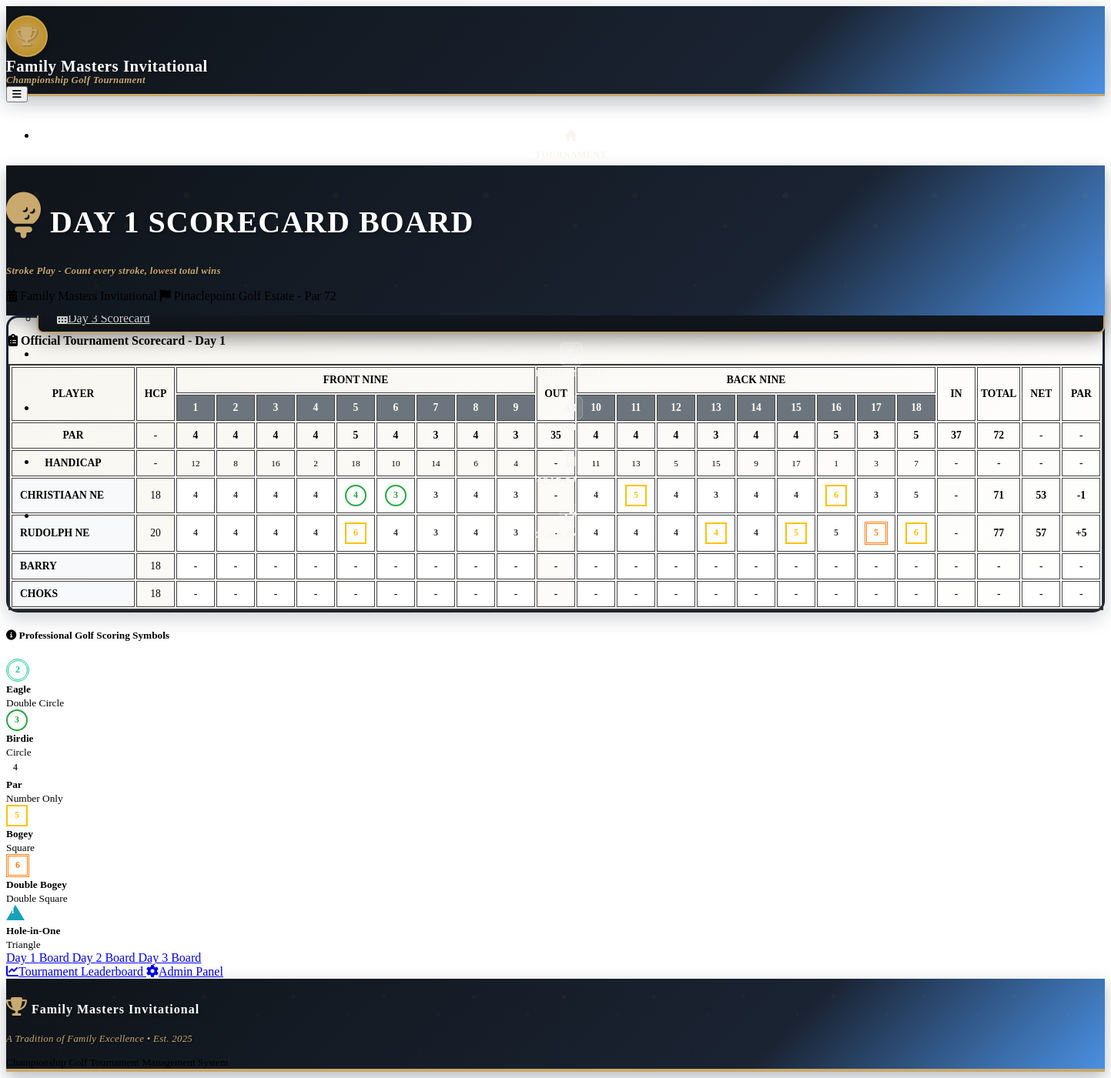
Page /day_board/1 on the earlier database version.
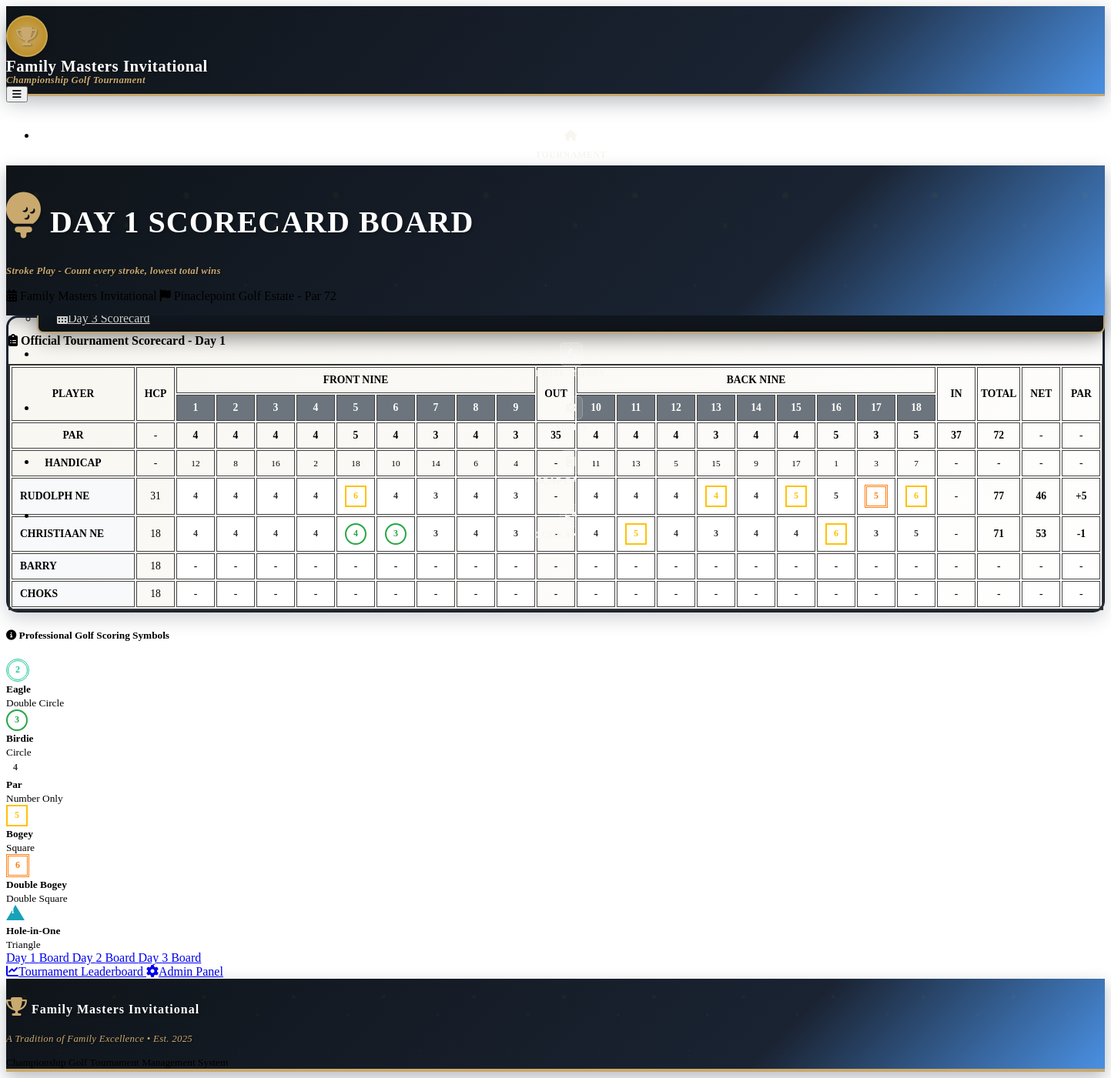
Same page on the later database version.
### models.py (models this page shows, shortened)
class Player(db.Model):
    id = db.Column(db.Integer, primary_key=True)
    name = db.Column(db.String(100), nullable=False)
    tournament_id = db.Column(db.Integer, db.ForeignKey('tournament.id'), nullable=False)
    handicap = db.Column(db.Integer, default=0)
    prize_eligible = db.Column(db.Boolean, default=True)  # New field for prize eligibility
    created_at = db.Column(db.DateTime, default=datetime.utcnow)
    scores = db.relationship('Score', backref='player', lazy=True)

class Score(db.Model):
    id = db.Column(db.Integer, primary_key=True)
    player_id = db.Column(db.Integer, db.ForeignKey('player.id'), nullable=False)
    round_id = db.Column(db.Integer, db.ForeignKey('round.id'), nullable=False)
    hole_1 = db.Column(db.Integer)
    hole_2 = db.Column(db.Integer)
    hole_3 = db.Column(db.Integer)
    hole_4 = db.Column(db.Integer)
    hole_5 = db.Column(db.Integer)
    hole_6 = db.Column(db.Integer)
    hole_7 = db.Column(db.Integer)
    hole_8 = db.Column(db.Integer)
    hole_9 = db.Column(db.Integer)
    hole_10 = db.Column(db.Integer)
    hole_11 = db.Column(db.Integer)
    hole_12 = db.Column(db.Integer)
    hole_13 = db.Column(db.Integer)
    hole_14 = db.Column(db.Integer)
    hole_15 = db.Column(db.Integer)
    hole_16 = db.Column(db.Integer)
    hole_17 = db.Column(db.Integer)
    hole_18 = db.Column(db.Integer)
    total_strokes = db.Column(db.Integer)
    stableford_points = db.Column(db.Integer)
    created_at = db.Column(db.DateTime, default=datetime.utcnow)
    updated_at = db.Column(db.DateTime, default=datetime.utcnow, onupdate=datetime.utcnow)
    def get_hole_score(self, hole_number):
        return getattr(self, f'hole_{hole_number}', None)
    def get_net_score(self):
        if self.total_strokes:
            return self.total_strokes - self.player.handicap
        return None

### routes.py (the view)
@app.route('/day_board/<int:day>')
def day_scorecard_board(day):
    tournament = Tournament.query.first()
    if not tournament:
        return redirect(url_for('player_setup'))
    if day not in [1, 2, 3]:
        flash('Invalid day. Please select day 1, 2, or 3.', 'error')
        return redirect(url_for('scoreboard'))
    round_obj = Round.query.filter_by(tournament_id=tournament.id, day=day).first()
    if not round_obj:
        flash(f'Day {day} round not found.', 'error')
        return redirect(url_for('scoreboard'))
    leaderboard = calculate_leaderboard(tournament.id)
    scores_by_player = {}
    scores = Score.query.filter_by(round_id=round_obj.id).all()
    for score in scores:
        scores_by_player[score.player_id] = score
    return render_template('day_scorecard_board.html',
                         tournament=tournament,
                         day=day,
                         round=round_obj,
                         leaderboard=leaderboard,
                         scores_by_player=scores_by_player,
                         course=PINACLEPOINT_COURSE,
                         tournament_formats=TOURNAMENT_FORMATS)

### templates/day_scorecard_board.html (shortened to what the changed rows need)
{% extends "base.html" %}
{% block content %}
<div class="container-fluid">
    <div class="row mb-4">
        <div class="col-12">
            <div class="card tournament-header scorecard-header">
                <div class="card-body text-center py-3 position-relative">
                    <h1 class="display-4 text-white mb-2 tournament-logo">
                        <i class="fas fa-golf-ball me-3 trophy-icon"></i>
                        DAY {{ day }} SCORECARD BOARD
                    </h1>
                </div>
            </div>
        </div>
    </div>
    <div class="row">
        <div class="col-12">
            <div class="card leaderboard-card">
                <div class="card-body p-0">
                    <div class="table-responsive">
                        <table class="table scorecard-board-table mb-0">
                            <thead class="table-dark">
                                <tr>
                                    <th rowspan="2" class="align-middle text-center" style="min-width: 150px;">PLAYER</th>
                                    <th rowspan="2" class="align-middle text-center">HCP</th>
                                    <th colspan="9" class="text-center bg-success">FRONT NINE</th>
                                    <th rowspan="2" class="align-middle text-center bg-warning text-dark">OUT</th>
                                    <th colspan="9" class="text-center bg-info">BACK NINE</th>
                                    <th rowspan="2" class="align-middle text-center bg-warning text-dark">IN</th>
                                    <th rowspan="2" class="align-middle text-center bg-danger text-white">TOTAL</th>
                                    <th rowspan="2" class="align-middle text-center bg-primary text-white">NET</th>
                                    <th rowspan="2" class="align-middle text-center bg-secondary text-white">PAR</th>
                                </tr>
                                <tr>
                                    {% for hole in range(1, 10) %}
                                    <th class="text-center hole-header">{{ hole }}</th>
                                    {% endfor %}
                                    {% for hole in range(10, 19) %}
                                    <th class="text-center hole-header">{{ hole }}</th>
                                    {% endfor %}
                                </tr>
                                <tr class="table-info">
                                    <td><strong>PAR</strong></td>
                                    <td class="text-center">-</td>
                                    {% for hole in range(1, 10) %}
                                    <td class="text-center"><strong>{{ course.holes[hole-1].par }}</strong></td>
                                    {% endfor %}
                                    <td class="text-center bg-warning"><strong>35</strong></td>
                                    {% for hole in range(10, 19) %}
                                    <td class="text-center"><strong>{{ course.holes[hole-1].par }}</strong></td>
                                    {% endfor %}
                                    <td class="text-center bg-warning"><strong>37</strong></td>
                                    <td class="text-center bg-warning"><strong>72</strong></td>
                                    <td class="text-center">-</td>
                                    <td class="text-center">-</td>
                                </tr>
                                <tr class="table-secondary">
                                    <td><strong>HANDICAP</strong></td>
                                    <td class="text-center">-</td>
                                    {% for hole in range(1, 10) %}
                                    <td class="text-center"><small>{{ course.holes[hole-1].handicap }}</small></td>
                                    {% endfor %}
                                    <td class="text-center bg-warning">-</td>
                                    {% for hole in range(10, 19) %}
                                    <td class="text-center"><small>{{ course.holes[hole-1].handicap }}</small></td>
                                    {% endfor %}
                                    <td class="text-center bg-warning">-</td>
                                    <td class="text-center">-</td>
                                    <td class="text-center">-</td>
                                    <td class="text-center">-</td>
                                </tr>
                            </thead>
                            <tbody>
                                {% for player_data in leaderboard %}
                                {% set player = player_data.player %}
                                {% set score = scores_by_player.get(player.id) %}
                                <tr class="{% if player_data.rank <= 3 %}table-warning{% endif %}">
                                    <td class="player-name">
                                        <strong>{{ player.name.upper() }}</strong>
                                        {% if not player.prize_eligible %}
                                        <span class="badge bg-secondary ms-1">NE</span>
                                        {% endif %}
                                    </td>
                                    <td class="text-center">{{ player.handicap }}</td>
                                    {% set front_total = 0 %}
                                    {% for hole in range(1, 10) %}
                                    <td class="text-center score-cell">
                                        {% if score and score.get_hole_score(hole) %}
                                        {% set hole_score = score.get_hole_score(hole) %}
                                        {% set par = course.holes[hole-1].par %}
                                        {% set front_total = front_total + hole_score %}
                                        {{ get_golf_score_symbol(hole_score, par) | safe }}
                                        {% else %}
                                        <span class="text-muted">-</span>
                                        {% endif %}
                                    </td>
                                    {% endfor %}
                                    <td class="text-center bg-warning">
                                        {% if front_total > 0 %}
                                        <strong>{{ front_total }}</strong>
                                        {% else %}
                                        <span class="text-muted">-</span>
                                        {% endif %}
                                    </td>
                                    {% set back_total = 0 %}
                                    {% for hole in range(10, 19) %}
                                    <td class="text-center score-cell">
                                        {% if score and score.get_hole_score(hole) %}
                                        {% set hole_score = score.get_hole_score(hole) %}
                                        {% set par = course.holes[hole-1].par %}
                                        {% set back_total = back_total + hole_score %}
                                        {{ get_golf_score_symbol(hole_score, par) | safe }}
                                        {% else %}
                                        <span class="text-muted">-</span>
                                        {% endif %}
                                    </td>
                                    {% endfor %}
                                    <td class="text-center bg-warning">
                                        {% if back_total > 0 %}
                                        <strong>{{ back_total }}</strong>
                                        {% else %}
                                        <span class="text-muted">-</span>
                                        {% endif %}
                                    </td>
                                    <td class="text-center bg-danger text-white">
                                        {% if score and score.total_strokes %}
                                        <strong>{{ score.total_strokes }}</strong>
                                        {% else %}
                                        <span class="text-muted">-</span>
                                        {% endif %}
                                    </td>
                                    <td class="text-center bg-primary text-white">
                                        {% if score and score.get_net_score() %}
                                        <strong>{{ score.get_net_score() }}</strong>
                                        {% else %}
                                        <span class="text-muted">-</span>
                                        {% endif %}
                                    </td>
                                    <td class="text-center bg-secondary text-white">
                                        {% if score and score.total_strokes %}
                                        {% set par_diff = score.total_strokes - 72 %}
                                        {% if par_diff == 0 %}
                                        <strong class="text-success">E</strong>
                                        {% elif par_diff > 0 %}
                                        <strong class="text-danger">+{{ par_diff }}</strong>
                                        {% else %}
                                        <strong class="text-success">{{ par_diff }}</strong>
                                        {% endif %}
                                        {% else %}
                                        <span class="text-muted">-</span>
                                        {% endif %}
                                    </td>
                                </tr>
                                {% endfor %}
                            </tbody>
                        </table>
                    </div>
                </div>
            </div>
        </div>
    </div>
</div>
{% endblock %}

Differences in the rows shown:
changed Player "RUDOLPH": handicap 20 → 31 (drawn)
Other differences:
new list line: "RUDOLPH 31"
new list line: "NE 4 4 4 4 6 4 3 4 3 - 4 4 4 4 4 5 5 5 6 - + 5"
new list line: "77 46"
list line gone: "RUDOLPH 20"
list line gone: "NE 4 4 4 4 6 4 3 4 3 - 4 4 4 4 4 5 5 5 6 - + 5"
list line gone: "77 57"
